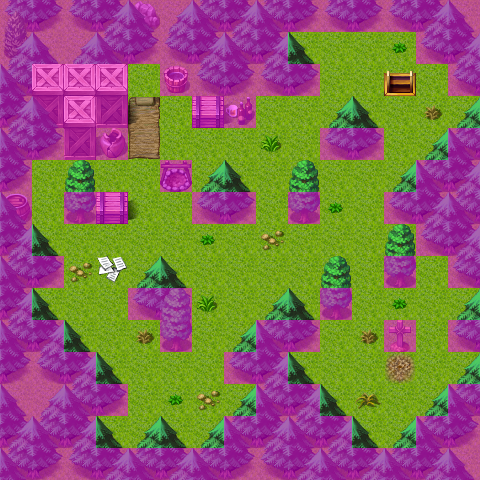

Below is a game level as drawn by its tile map, then a one-line description and the .tmx that defines it (tile-layer data replaced by summaries):
An orthogonal 15x15 tile map with 32x32 px tiles, 4 tile layers (Ground, Objects, Above, Walkable), 40 tilesets and 4 objects (2x spawn, mapchange, sign).

<map version="1.0" orientation="orthogonal" width="15" height="15" tilewidth="32" tileheight="32">
 <properties>
  <property name="outdoors" value="1" />
 </properties>
 <tileset firstgid="1" name="map_bed_1" tilewidth="32" tileheight="32">
  <image source="../drawable/map_bed_1.png" width="512" height="256" />
 </tileset>
 <tileset firstgid="129" name="map_border_1" tilewidth="32" tileheight="32">
  <image source="../drawable/map_border_1.png" width="512" height="256" />
 </tileset>
 <tileset firstgid="257" name="map_bridge_1" tilewidth="32" tileheight="32">
  <image source="../drawable/map_bridge_1.png" width="512" height="256" />
 </tileset>
 <tileset firstgid="385" name="map_broken_1" tilewidth="32" tileheight="32">
  <image source="../drawable/map_broken_1.png" width="512" height="256" />
 </tileset>
 <tileset firstgid="513" name="map_cavewall_1" tilewidth="32" tileheight="32">
  <image source="../drawable/map_cavewall_1.png" width="576" height="192" />
 </tileset>
 <tileset firstgid="621" name="map_cavewall_2" tilewidth="32" tileheight="32">
  <image source="../drawable/map_cavewall_2.png" width="576" height="192" />
 </tileset>
 <tileset firstgid="729" name="map_cavewall_3" tilewidth="32" tileheight="32">
  <image source="../drawable/map_cavewall_3.png" width="576" height="192" />
 </tileset>
 <tileset firstgid="837" name="map_chair_table_1" tilewidth="32" tileheight="32">
  <image source="../drawable/map_chair_table_1.png" width="512" height="256" />
 </tileset>
 <tileset firstgid="965" name="map_crate_1" tilewidth="32" tileheight="32">
  <image source="../drawable/map_crate_1.png" width="512" height="256" />
 </tileset>
 <tileset firstgid="1093" name="map_cupboard_1" tilewidth="32" tileheight="32">
  <image source="../drawable/map_cupboard_1.png" width="512" height="256" />
 </tileset>
 <tileset firstgid="1221" name="map_curtain_1" tilewidth="32" tileheight="32">
  <image source="../drawable/map_curtain_1.png" width="512" height="256" />
 </tileset>
 <tileset firstgid="1349" name="map_entrance_1" tilewidth="32" tileheight="32">
  <image source="../drawable/map_entrance_1.png" width="512" height="256" />
 </tileset>
 <tileset firstgid="1477" name="map_fence_1" tilewidth="32" tileheight="32">
  <image source="../drawable/map_fence_1.png" width="512" height="256" />
 </tileset>
 <tileset firstgid="1605" name="map_fence_2" tilewidth="32" tileheight="32">
  <image source="../drawable/map_fence_2.png" width="512" height="256" />
 </tileset>
 <tileset firstgid="1733" name="map_ground_1" tilewidth="32" tileheight="32">
  <image source="../drawable/map_ground_1.png" width="512" height="256" />
 </tileset>
 <tileset firstgid="1861" name="map_ground_2" tilewidth="32" tileheight="32">
  <image source="../drawable/map_ground_2.png" width="512" height="256" />
 </tileset>
 <tileset firstgid="1989" name="map_ground_3" tilewidth="32" tileheight="32">
  <image source="../drawable/map_ground_3.png" width="512" height="256" />
 </tileset>
 <tileset firstgid="2117" name="map_ground_4" tilewidth="32" tileheight="32">
  <image source="../drawable/map_ground_4.png" width="512" height="256" />
 </tileset>
 <tileset firstgid="2245" name="map_ground_5" tilewidth="32" tileheight="32">
  <image source="../drawable/map_ground_5.png" width="512" height="256" />
 </tileset>
 <tileset firstgid="2373" name="map_ground_6" tilewidth="32" tileheight="32">
  <image source="../drawable/map_ground_6.png" width="512" height="256" />
 </tileset>
 <tileset firstgid="2501" name="map_ground_7" tilewidth="32" tileheight="32">
  <image source="../drawable/map_ground_7.png" width="512" height="256" />
 </tileset>
 <tileset firstgid="2629" name="map_ground_8" tilewidth="32" tileheight="32">
  <image source="../drawable/map_ground_8.png" width="512" height="256" />
 </tileset>
 <tileset firstgid="2757" name="map_indoor_1" tilewidth="32" tileheight="32">
  <image source="../drawable/map_indoor_1.png" width="512" height="256" />
 </tileset>
 <tileset firstgid="2885" name="map_kitchen_1" tilewidth="32" tileheight="32">
  <image source="../drawable/map_kitchen_1.png" width="512" height="256" />
 </tileset>
 <tileset firstgid="3013" name="map_outdoor_1" tilewidth="32" tileheight="32">
  <image source="../drawable/map_outdoor_1.png" width="512" height="256" />
 </tileset>
 <tileset firstgid="3141" name="map_pillar_1" tilewidth="32" tileheight="32">
  <image source="../drawable/map_pillar_1.png" width="512" height="256" />
 </tileset>
 <tileset firstgid="3269" name="map_plant_1" tilewidth="32" tileheight="32">
  <image source="../drawable/map_plant_1.png" width="512" height="256" />
 </tileset>
 <tileset firstgid="3397" name="map_rock_1" tilewidth="32" tileheight="32">
  <image source="../drawable/map_rock_1.png" width="512" height="256" />
 </tileset>
 <tileset firstgid="3525" name="map_roof_1" tilewidth="32" tileheight="32">
  <image source="../drawable/map_roof_1.png" width="512" height="256" />
 </tileset>
 <tileset firstgid="3653" name="map_roof_2" tilewidth="32" tileheight="32">
  <image source="../drawable/map_roof_2.png" width="512" height="256" />
 </tileset>
 <tileset firstgid="3781" name="map_shop_1" tilewidth="32" tileheight="32">
  <image source="../drawable/map_shop_1.png" width="512" height="256" />
 </tileset>
 <tileset firstgid="3909" name="map_sign_ladder_1" tilewidth="32" tileheight="32">
  <image source="../drawable/map_sign_ladder_1.png" width="512" height="256" />
 </tileset>
 <tileset firstgid="4037" name="map_table_1" tilewidth="32" tileheight="32">
  <image source="../drawable/map_table_1.png" width="512" height="256" />
 </tileset>
 <tileset firstgid="4165" name="map_trail_1" tilewidth="32" tileheight="32">
  <image source="../drawable/map_trail_1.png" width="512" height="256" />
 </tileset>
 <tileset firstgid="4293" name="map_tree_1" tilewidth="32" tileheight="32">
  <image source="../drawable/map_tree_1.png" width="512" height="256" />
 </tileset>
 <tileset firstgid="4421" name="map_wall_1" tilewidth="32" tileheight="32">
  <image source="../drawable/map_wall_1.png" width="512" height="256" />
 </tileset>
 <tileset firstgid="4549" name="map_wall_2" tilewidth="32" tileheight="32">
  <image source="../drawable/map_wall_2.png" width="480" height="256" />
 </tileset>
 <tileset firstgid="4669" name="map_wall_3" tilewidth="32" tileheight="32">
  <image source="../drawable/map_wall_3.png" width="480" height="256" />
 </tileset>
 <tileset firstgid="4789" name="map_window_1" tilewidth="32" tileheight="32">
  <image source="../drawable/map_window_1.png" width="512" height="256" />
 </tileset>
 <tileset firstgid="4917" name="map_window_2" tilewidth="32" tileheight="32">
  <image source="../drawable/map_window_2.png" width="512" height="256" />
 </tileset>
 <layer name="Ground" width="15" height="15">
  <data>[225 cells, 225 non-empty, 4 distinct tile ids]</data>
 </layer>
 <layer name="Objects" width="15" height="15">
  <data>[225 cells, 120 non-empty, 24 distinct tile ids]</data>
 </layer>
 <layer name="Above" width="15" height="15">
  <data>[225 cells, 49 non-empty, 5 distinct tile ids]</data>
 </layer>
 <layer name="Walkable" width="15" height="15">
  <data>[225 cells, 116 non-empty, 1 distinct tile ids]</data>
 </layer>
 <objectgroup name="Mapevents">
  <object name="down" type="mapchange" x="384" y="64" width="32" height="32">
   <properties>
    <property name="map" value="wild14_cave" />
    <property name="place" value="up_north" />
   </properties>
  </object>
  <object name="sign_oluag" type="sign" x="384" y="352" width="32" height="32" />
 </objectgroup>
 <objectgroup name="Spawn">
  <object name="oluag" type="spawn" x="160" y="96" width="32" height="32" />
  <object name="forestboar3" type="spawn" x="64" y="320" width="192" height="128" />
 </objectgroup>
 <objectgroup name="Keys" visible="0" />
</map>
